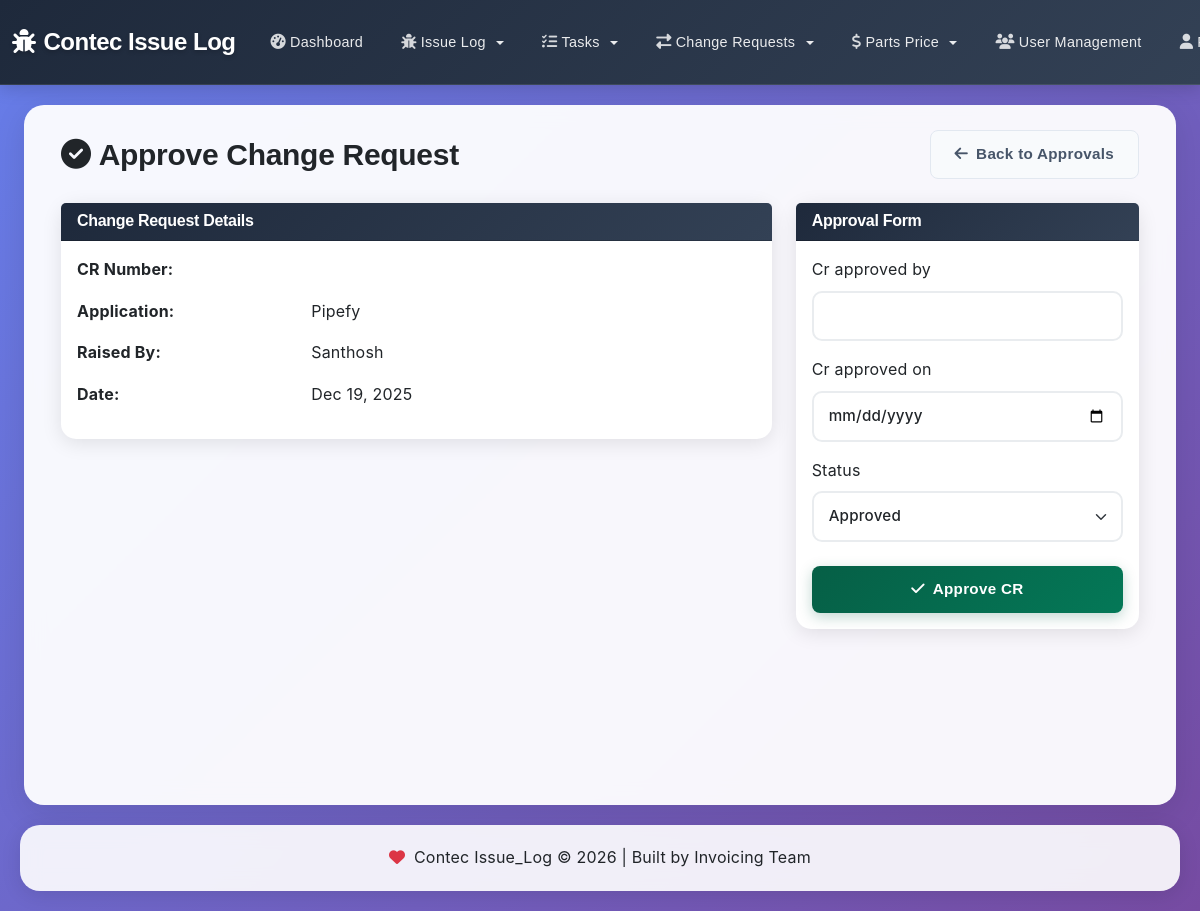
Page /cr/approvals/3/ (signed in) on the committed database.
### contec_cr/models.py (models this page shows, shortened)
class ChangeRequest(models.Model):
    effecting_app = models.CharField(max_length=100)
    cr_number = models.CharField(max_length=200, unique=True, blank=True, editable=False)
    cr_raised_by = models.CharField(max_length=100)
    cr_raised_on = models.DateField(default=timezone.now)
    cr_approved_by = models.CharField(max_length=100, blank=True, null=True)
    cr_approved_on = models.DateField(blank=True, null=True)
    cr_approved_by_user = models.ForeignKey(
        User,
        on_delete=models.SET_NULL,
        null=True,
        blank=True,
        related_name='approved_change_requests',
        verbose_name='Approved By User'
    )
    department = models.CharField(max_length=100, blank=True, null=True)
    job_name = models.CharField(max_length=100, blank=True, null=True)
    PRIORITY_CHOICES = [
        ('high', 'High'),
        ('medium', 'Medium'),
        ('low', 'Low'),
        ('planned_medium', 'Planned-Medium'),
        ('planned_low', 'Planned-Low'),
        ('unplanned_high', 'Un-Planned-High'),
    ]
    priority = models.CharField(max_length=20, choices=PRIORITY_CHOICES, default='medium')
    description = models.TextField(blank=True)
    details_pre_cr = models.TextField(blank=True, null=True)
    details_post_cr = models.TextField(blank=True, null=True)
    back_up = models.CharField(max_length=100)
    process_manager = models.CharField(max_length=100)
    resource_name = models.CharField(max_length=100)
    start_date = models.DateField(blank=True, null=True)
    identified_risks = models.TextField(blank=True, null=True)
    end_date = models.DateField(blank=True, null=True)
    tested_on = models.DateField(blank=True, null=True)
    validated_on = models.DateField(blank=True, null=True)
    result_state = models.FileField(upload_to='attachments/', blank=True, null=True)
    change_benefits = models.TextField(blank=True, null=True)
    impacting_customer = models.CharField(max_length=100)
    remarks = models.CharField(max_length=500, blank=True, null=True)
    STATUS_CHOICES = [
        ('draft', 'Draft'),
        ('submitted', 'Submitted'),
        ('approved', 'Approved'),
        ('rejected', 'Rejected'),
        ('implemented', 'Implemented'),
    ]
    status = models.CharField(max_length=20, choices=STATUS_CHOICES, default='draft')
    attachment = models.FileField(
        upload_to='cr_attachments/%Y/%m/',
        null=True,
        blank=True,
        verbose_name='Attachment',
        help_text='Upload documents (.pdf, .docx, .xlsx, .txt) up to 5MB'
    )

### contec_cr/views.py (the view, shortened to what this page needs)
# urls.py: path('approvals/<int:pk>/', views.approve_cr, name='approve_cr'),
@login_required
def approve_cr(request, pk):
    cr = get_object_or_404(ChangeRequest, pk=pk)
    if request.method == 'POST':
        form = ApprovalForm(request.POST, instance=cr)
        if form.is_valid():
            approved_cr = form.save(commit=False)
            approved_cr.cr_approved_by_user = request.user
            approved_cr.save()
            status_msg = approved_cr.status.title()
            messages.success(request, f'CR {cr.cr_number or f"#{cr.pk}"} {status_msg} successfully.')
            return redirect('approval_screen')
    else:
        form = ApprovalForm(instance=cr)
    return render(request, 'contec_cr/approval_form.html', {'form': form, 'cr': cr})

### contec_cr/forms.py
class ApprovalForm(forms.ModelForm):
    class Meta:
        model = ChangeRequest
        fields = ['cr_approved_by', 'cr_approved_on', 'status']
        widgets = {
            'cr_approved_on': forms.DateInput(attrs={'type': 'date', 'class': 'form-control'}),
            'cr_approved_by': forms.TextInput(attrs={'class': 'form-control'}),
            'status': forms.Select(attrs={'class': 'form-control form-select'}),
        }
    def __init__(self, *args, **kwargs):
        super().__init__(*args, **kwargs)
        self.fields['status'].choices = [
            ('approved', 'Approved'),
            ('rejected', 'Rejected'),
        ]

### contec_cr/templates/contec_cr/approval_form.html (shortened to what this page needs)
{% extends 'base/base.html' %}
{% block content %}
<div class="container-fluid">
    <div class="row mb-4">
        <div class="col-12">
            <div class="d-flex justify-content-between align-items-center">
                <h1 class="mb-0">
                    <i class="fas fa-check-circle me-2"></i>Approve Change Request
                </h1>
                <a href="{% url 'approval_screen' %}" class="btn btn-light">
                    <i class="fas fa-arrow-left me-2"></i>Back to Approvals
                </a>
            </div>
        </div>
    </div>
    <div class="row">
        <div class="col-md-8">
            <div class="card mb-4">
                <div class="card-header">
                    <h5 class="card-title mb-0">Change Request Details</h5>
                </div>
                <div class="card-body">
                    <div class="row mb-3">
                        <div class="col-md-4">
                            <strong>CR Number:</strong>
                        </div>
                        <div class="col-md-8">
                        </div>
                    </div>
                    <div class="row mb-3">
                        <div class="col-md-4">
                            <strong>Application:</strong>
                        </div>
                        <div class="col-md-8">
                            {{ cr.effecting_app }}
                        </div>
                    </div>
                    <div class="row mb-3">
                        <div class="col-md-4">
                            <strong>Raised By:</strong>
                        </div>
                        <div class="col-md-8">
                            {{ cr.cr_raised_by }}
                        </div>
                    </div>
                    <div class="row mb-3">
                        <div class="col-md-4">
                            <strong>Date:</strong>
                        </div>
                        <div class="col-md-8">
                            {{ cr.cr_raised_on|date:"M d, Y" }}
                        </div>
                    </div>
                </div>
            </div>
        </div>
        <div class="col-md-4">
            <div class="card">
                <div class="card-header">
                    <h5 class="card-title mb-0">Approval Form</h5>
                </div>
                <div class="card-body">
                    <form method="post" novalidate>
                        {% for field in form %}
                        <div class="mb-3">
                            <label for="{{ field.id_for_label }}" class="form-label">
                                {{ field.label }}
                            </label>
                            {{ field }}
                        </div>
                        {% endfor %}
                        <div class="mt-4">
                            <button type="submit" class="btn btn-success w-100">
                                <i class="fas fa-check me-2"></i>Approve CR
                            </button>
                        </div>
                    </form>
                </div>
            </div>
        </div>
    </div>
</div>
{% endblock %}

### base/templates/base/base.html (style rules this page uses)
:root { --primary-gradient: linear-gradient(135deg, #667eea 0%, #764ba2 100%); --secondary-gradient: linear-gradient(135deg, #f093fb 0%, #f5576c 100%); --success-gradient: linear-gradient(135deg, #4facfe 0%, #00f2fe 100%); --warning-gradient: linear-gradient(135deg, #43e97b 0%, #38f9d7 100%); --danger-gradient: linear-gradient(135deg, #fa709a 0%, #fee140 100%); --info-gradient: linear-gradient(135deg, #a8edea 0%, #fed6e3 100%); --dark-gradient: linear-gradient(135deg, #2c3e50 0%, #34495e 100%); }
html { overflow-x: hidden; max-width: 100%; }
body { background: linear-gradient(135deg, #667eea 0%, #764ba2 100%); background-attachment: fixed; min-height: 100vh; font-family: 'Poppins', -apple-system, BlinkMacSystemFont, 'Segoe UI', Roboto, sans-serif; font-weight: 400; line-height: 1.6; letter-spacing: 0.3px; overflow-x: hidden; max-width: 100%; }
.card { border: none; border-radius: 15px; box-shadow: 0 4px 20px rgba(0, 0, 0, 0.1); transition: transform 0.3s ease, box-shadow 0.3s ease; }
.btn-success { background: linear-gradient(135deg, #065f46 0%, #047857 100%); border: none; border-radius: 8px; padding: 12px 24px; font-weight: 600; font-size: 0.95rem; transition: all 0.3s cubic-bezier(0.4, 0, 0.2, 1); box-shadow: 0 4px 14px rgba(6, 95, 70, 0.25); }
.btn-light { background: #f8fafc; border: 1px solid #e2e8f0; border-radius: 8px; padding: 12px 24px; font-weight: 600; font-size: 0.95rem; color: #475569; transition: all 0.3s cubic-bezier(0.4, 0, 0.2, 1); }
.form-control { font-family: 'Inter', sans-serif; border-radius: 10px; border: 2px solid #e9ecef; padding: 12px 15px; font-size: 0.95rem; font-weight: 500; letter-spacing: 0.2px; transition: all 0.3s ease; }
.card-header { background: linear-gradient(135deg, #1e293b 0%, #334155 100%) !important; color: white !important; }
h1, h2, h3, h4, h5, h6 { font-family: 'Poppins', sans-serif; font-weight: 600; letter-spacing: -0.3px; line-height: 1.3; }
h1 { font-size: 1.875rem; font-weight: 700; }
h5 { font-size: 1rem; font-weight: 600; }
p, span, div { font-family: 'Inter', sans-serif; letter-spacing: 0.2px; }
.btn { font-family: 'Poppins', sans-serif; letter-spacing: 0.3px; }

### rows in the picture
ChangeRequest: effecting_app "Pipefy", cr_raised_by "Santhosh", cr_raised_on "Dec 19, 2025", form "Approved"

### other values in the picture
{{ field.label }} "Cr approved by" "Cr approved on" "Status"
